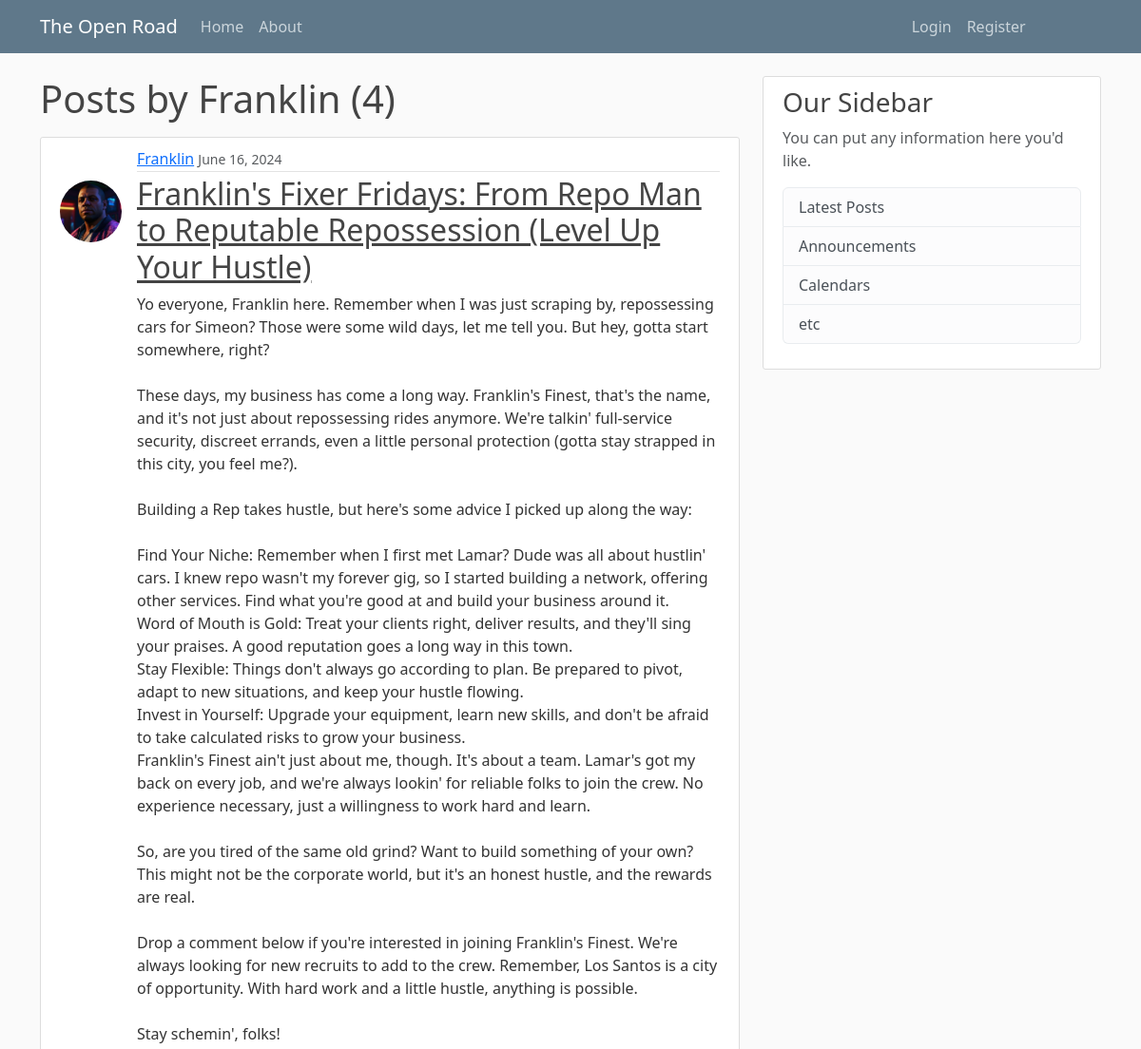
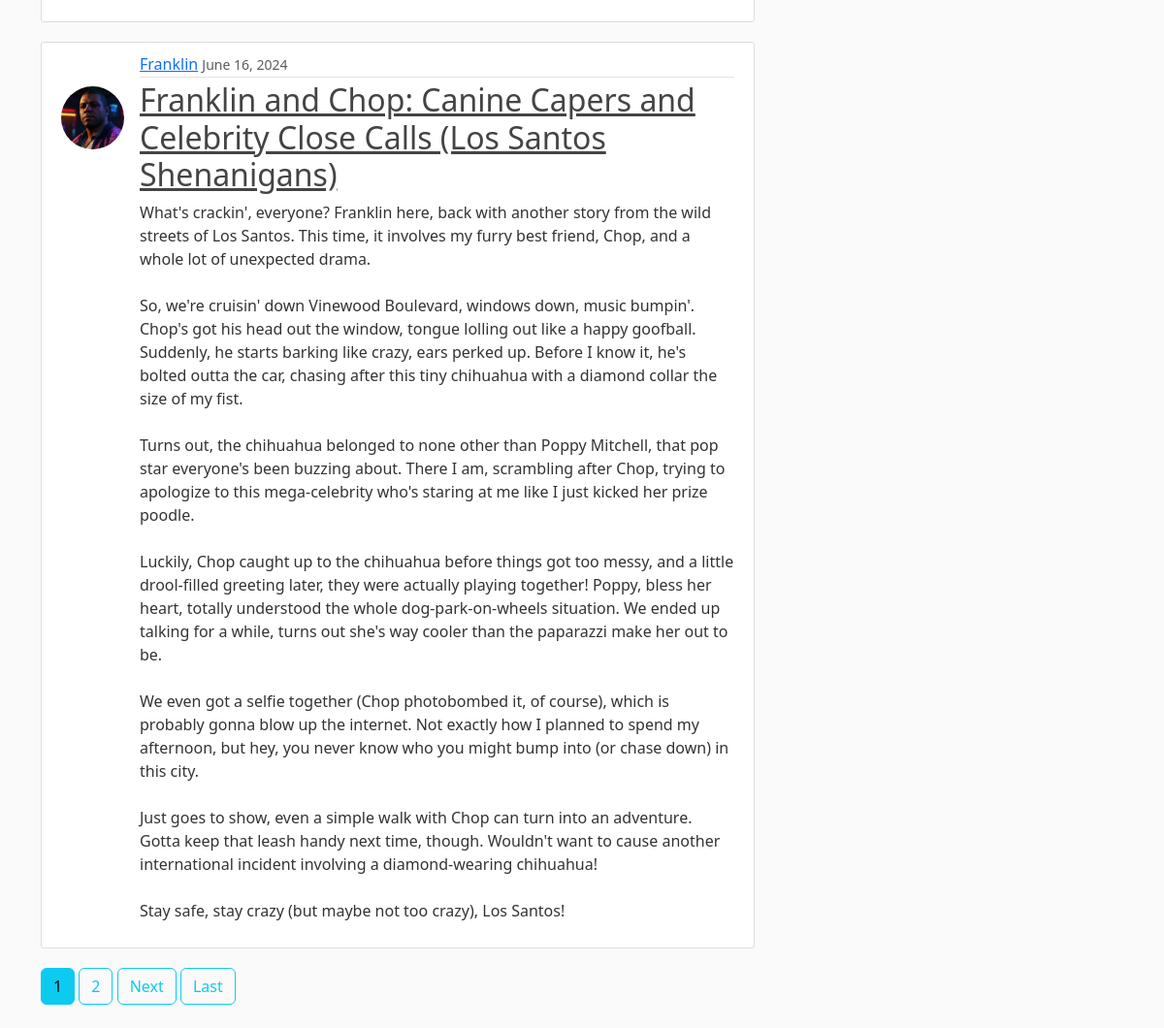
Page /user/Franklin on the committed database (2 pictures, top to bottom).
### blog/models.py (models this page shows, shortened)
class Post(models.Model):
    title = models.CharField(max_length=100)
    content = models.TextField()
    date_posted = models.DateTimeField(default=timezone.now)        # automatically set to the current date and time.
    author = models.ForeignKey(User, on_delete=models.CASCADE)      # if the user is deleted, delete the post as well

### users/models.py (models this page shows, shortened)
class Profile(models.Model):
    user = models.OneToOneField(User, on_delete=models.CASCADE)                # OneToOneField creates one to one matching which means that one user will have one profile and one profile will have one user
    image = models.ImageField(default='default.jpg', upload_to='profile_pics') # default.jpg is the default image that will be displayed if no image is uploaded

### blog/views.py (the view)
# urls.py: path('user/<str:username>', UserPostListView.as_view(), name='user-posts'),     # <str:username> is a string, username is the username of the user whose posts we want to view
class UserPostListView(ListView):
    model = Post
    template_name = 'blog/user_posts.html'     # <app>/<model>_<viewtype>.html
    context_object_name = 'posts'
    paginate_by = 2                            # Number of posts per page
    def get_queryset(self):
        user = get_object_or_404(User, username=self.kwargs.get('username'))      # Get the user with the username from the URL
        return Post.objects.filter(author=user).order_by('-date_posted')          # Get all the posts of the user and order them by date posted

### blog/templates/blog/user_posts.html (shortened to what this page needs)
{% extends "blog/base.html" %}
{% block content %}
    <h1 class="mb-3">Posts by {{ view.kwargs.username }} ({{ page_obj.paginator.count }}) </h1>
    {% for post in posts %}
        <article class="media content-section d-flex align-items-start">
            <img class="rounded-circle article-img me-3" src="{{ post.author.profile.image.url }}" style="margin-top: 35px;">
            <div class="media-body">
                <div class="article-metadata">
                    <a class="mr-2" href="{% url 'user-posts' post.author.username %}">{{ post.author }}</a>
                    <small class="text-muted">{{ post.date_posted | date:"F d, Y" }}</small>
                </div>
                <h2><a class="article-title" href="{% url 'post-detail' post.id %}">{{ post.title }}</a></h2>
                <p class="article-content">{{ post.content }}</p>
            </div>
        </article>
    {% endfor %}
    {% if is_paginated %}
        {% for num in page_obj.paginator.page_range %}
            {% if page_obj.number == num%}
                <a href="?page={{ num}}" class="btn btn-info mb-4">{{ num }}</a>
            {% elif num > page_obj.number|add:'-3' and num < page_obj.number|add:'3' %}
                <a href="?page={{ num}}" class="btn btn-outline-info mb-4">{{ num }}</a>
            {% endif %}
        {% endfor %}
        {% if page_obj.has_next %}
            <a href="?page={{ page_obj.next_page_number }}" class="btn btn-outline-info mb-4">Next</a>
            <a href="?page={{ page_obj.paginator.num_pages }}" class="btn btn-outline-info mb-4">Last</a>
        {% endif%}
    {% endif %}
{% endblock content %}

### blog/static/blog/main.css (style rules this page uses)
body { background: #fafafa; color: #333333; margin-top: 5rem; }
h1, h2, h3, h4, h5, h6 { color: #444444; }
.content-section { background: #ffffff; padding: 10px 20px; border: 1px solid #dddddd; border-radius: 3px; margin-bottom: 20px; }
.article-title { color: #444444; }
.article-content { white-space: pre-line; }
.article-img { height: 65px; width: 65px; margin-right: 16px; }
.article-metadata { padding-bottom: 1px; margin-bottom: 4px; border-bottom: 1px solid #e3e3e3 }

### rows in the picture
Post: author.profile.image (picture), author "Franklin", date_posted "June 16, 2024", title "Franklin's Fixer Fridays: From Repo Man to Reputable Repossession (Level Up Your Hustle)", content "Yo everyone, Franklin here. Remember when I was just scraping by, repossessing cars for Simeon? Those were some wild days, let me tell you. But hey, gotta start somewhere, right? These days, my business has come a long way. Franklin's Finest, that's the name, and it's not just about repossessing rides anymore. We're talkin' full-service security, discreet errands, even a little personal protection (gotta stay strapped in this city, you feel me?). Building a Rep takes hustle, but here's some advice I picked up along the way: Find Your Niche: Remember when I first met Lamar? Dude was all about hustlin' cars. I knew repo wasn't my forever gig, so I started building a network, offering other…"
Post: author.profile.image (picture), author "Franklin", date_posted "June 16, 2024", title "Franklin and Chop: Canine Capers and Celebrity Close Calls (Los Santos Shenanigans)", content "What's crackin', everyone? Franklin here, back with another story from the wild streets of Los Santos. This time, it involves my furry best friend, Chop, and a whole lot of unexpected drama. So, we're cruisin' down Vinewood Boulevard, windows down, music bumpin'. Chop's got his head out the window, tongue lolling out like a happy goofball. Suddenly, he starts barking like crazy, ears perked up. Before I know it, he's bolted outta the car, chasing after this tiny chihuahua with a diamond collar the size of my fist. Turns out, the chihuahua belonged to none other than Poppy Mitchell, that pop star everyone's been buzzing about. There I am, scrambling after Chop, trying to apologize to this…"

### other values in the picture
{{ view.kwargs.username }} "Franklin"
{{ page_obj.paginator.count }} "4"
{{ num }} "1"
{{ num }} "2"
